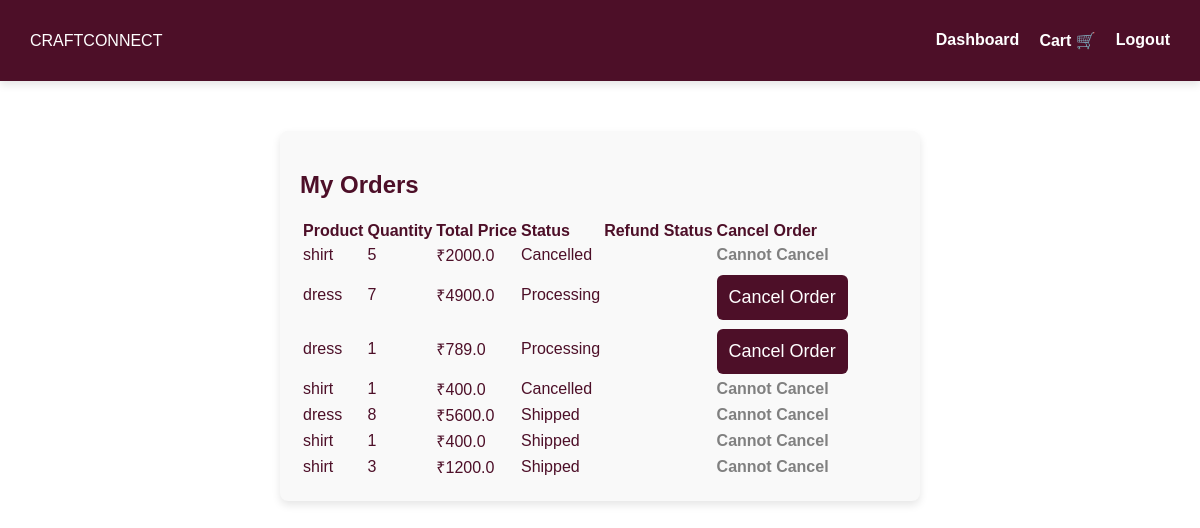
Page /orders (signed in) on the committed database.
### tables this page shows
CREATE TABLE orders (
            id INTEGER PRIMARY KEY AUTOINCREMENT,
            user_id INTEGER NOT NULL,
            product_id INTEGER NOT NULL,
            quantity INTEGER NOT NULL,
            total_price REAL NOT NULL,
            status TEXT DEFAULT 'Processing',
            order_date TIMESTAMP DEFAULT CURRENT_TIMESTAMP, payment_status TEXT NOT NULL DEFAULT 'COD', address TEXT, phone TEXT, email TEXT, manufacturer_id INTEGER, confirmation_pending INTEGER DEFAULT 0,
            FOREIGN KEY (user_id) REFERENCES users (id),
            FOREIGN KEY (product_id) REFERENCES products (id)
        );

CREATE TABLE products (
            id INTEGER PRIMARY KEY AUTOINCREMENT,
            name TEXT NOT NULL,
            description TEXT NOT NULL,
            price REAL NOT NULL,
            image TEXT NOT NULL,
            manufacturer_id INTEGER, approved INTEGER DEFAULT 0, category TEXT, stock_limit INTEGER DEFAULT NULL, size_chart TEXT,
            FOREIGN KEY (manufacturer_id) REFERENCES users (id)
        );

### app.py (the view)
@app.route('/orders')
def orders():
    if "user_id" not in session:
        return redirect(url_for("login"))
    user_id = session["user_id"]
    conn = sqlite3.connect("craftconnect.db")
    cursor = conn.cursor()
    cursor.execute("""
        SELECT orders.id, products.name, orders.quantity, orders.total_price, orders.status, orders.order_date
        FROM orders
        JOIN products ON orders.product_id = products.id
        WHERE orders.user_id=?
        ORDER BY orders.order_date DESC
    """, (user_id,))
    orders = cursor.fetchall()
    conn.close()
    return render_template("orders.html", orders=orders)

### templates/orders.html (shortened to what this page needs)
<!DOCTYPE html>
<html lang="en">
<head>
    <link rel="stylesheet" href="{{ url_for('static', filename='css/styles.css') }}">
</head>
<body>
    <nav class="navbar">
        <div class="logo">CRAFTCONNECT</div>
        <ul class="nav-links">
            <li><a href="{{ url_for('customer_dashboard') }}">Dashboard</a></li>
            <li><a href="{{ url_for('cart') }}">Cart 🛒</a></li>
            <li><a href="{{ url_for('logout') }}">Logout</a></li>
        </ul>
    </nav>
    <section class="order-container">
        <h2>My Orders</h2>
        {% if orders %}
            <table class="order-table">
                <tr>
                    <th>Product</th>
                    <th>Quantity</th>
                    <th>Total Price</th>
                    <th>Status</th>
                    <th>Refund Status</th>
                    <th>Cancel Order</th>
                </tr>
                {% for order in orders %}
                <tr>
                    <td>{{ order[1] }}</td>
                    <td>{{ order[2] }}</td>
                    <td>₹{{ order[3] }}</td>
                    <td>{{ order[4] }}</td>
                    <td>{{ order[6] }}</td>
                    <td>
                        {% if order[4] == "Processing" %}
                            <form action="{{ url_for('cancel_order', order_id=order[0]) }}" method="POST">
                                <button type="submit" class="cancel-btn">Cancel Order</button>
                            </form>
                        {% else %}
                            <span class="status-disabled">Cannot Cancel</span>
                        {% endif %}
                    </td>
                </tr>
                {% endfor %}
            </table>
        {% else %}
            <p>No orders found.</p>
        {% endif %}
    </section>
</body>
</html>

### static/css/styles.css (style rules this page uses)
body { margin: 0; padding: 0; font-family: Arial, sans-serif; background: white; color: #4D0F28; min-height: 100vh; box-sizing: border-box; }
.navbar { display: flex; justify-content: space-between; align-items: center; padding: 15px 30px; background: #4D0F28; color: white; box-shadow: 0px 4px 8px rgba(0, 0, 0, 0.1); }
.nav-links { list-style: none; display: flex; gap: 20px; }
.nav-links a { text-decoration: none; color: white; font-size: 16px; font-weight: bold; transition: color 0.3s ease; }
.cancel-btn { background-color: red; color: white; padding: 8px 12px; border: none; cursor: pointer; border-radius: 5px; font-size: 14px; transition: 0.3s ease; }
.status-disabled { color: gray; font-weight: bold; }
input, button { width: 100%; padding: 10px; margin-top: 5px; }
.order-container { max-width: 600px; margin: 50px auto; padding: 20px; background-color: #f9f9f9; border-radius: 8px; box-shadow: 0 4px 8px rgba(0, 0, 0, 0.1); text-align: left; }
.order-container button { width: 100%; padding: 12px; background: #4D0F28; color: white; border: none; border-radius: 6px; font-size: 18px; cursor: pointer; transition: background 0.3s ease; }

### rows in the picture
orders: name "shirt", quantity "5", total_price "2000.0", status "Cancelled", shows "Cannot Cancel"
orders: name "dress", quantity "7", total_price "4900.0", status "Processing"
orders: name "dress", quantity "1", total_price "789.0", status "Processing"
orders: name "shirt", quantity "1", total_price "400.0", status "Cancelled", shows "Cannot Cancel"
orders: name "dress", quantity "8", total_price "5600.0", status "Shipped", shows "Cannot Cancel"
orders: name "shirt", quantity "1", total_price "400.0", status "Shipped", shows "Cannot Cancel"
orders: name "shirt", quantity "3", total_price "1200.0", status "Shipped", shows "Cannot Cancel"
